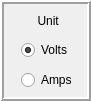
   <widget class="QFrame" name="frame">
    <property name="geometry">
     <rect>
      <x>270</x>
      <y>180</y>
      <width>91</width>
      <height>101</height>
     </rect>
    </property>
    <property name="toolTip">
     <string>Select a unit</string>
    </property>
    <property name="autoFillBackground">
     <bool>true</bool>
    </property>
    <property name="styleSheet">
     <string notr="true"/>
    </property>
    <property name="frameShape">
     <enum>QFrame::Box</enum>
    </property>
    <property name="frameShadow">
     <enum>QFrame::Raised</enum>
    </property>
    <property name="lineWidth">
     <number>2</number>
    </property>
    <property name="midLineWidth">
     <number>0</number>
    </property>
    <widget class="QLabel" name="label_6">
     <property name="geometry">
      <rect>
       <x>6</x>
       <y>10</y>
       <width>81</width>
       <height>21</height>
      </rect>
     </property>
     <property name="text">
      <string> Unit</string>
     </property>
     <property name="alignment">
      <set>Qt::AlignCenter</set>
     </property>
    </widget>
    <widget class="QRadioButton" name="amps_radio">
     <property name="geometry">
      <rect>
       <x>21</x>
       <y>70</y>
       <width>61</width>
       <height>20</height>
      </rect>
     </property>
     <property name="text">
      <string>Amps</string>
     </property>
     <property name="checked">
      <bool>false</bool>
     </property>
     <property name="autoExclusive">
      <bool>true</bool>
     </property>
    </widget>
    <widget class="QRadioButton" name="volts_radio">
     <property name="geometry">
      <rect>
       <x>21</x>
       <y>40</y>
       <width>61</width>
       <height>20</height>
      </rect>
     </property>
     <property name="toolTip">
      <string>Select </string>
     </property>
     <property name="layoutDirection">
      <enum>Qt::LeftToRight</enum>
     </property>
     <property name="text">
      <string>Volts</string>
     </property>
     <property name="checked">
      <bool>true</bool>
     </property>
    </widget>
   </widget>
